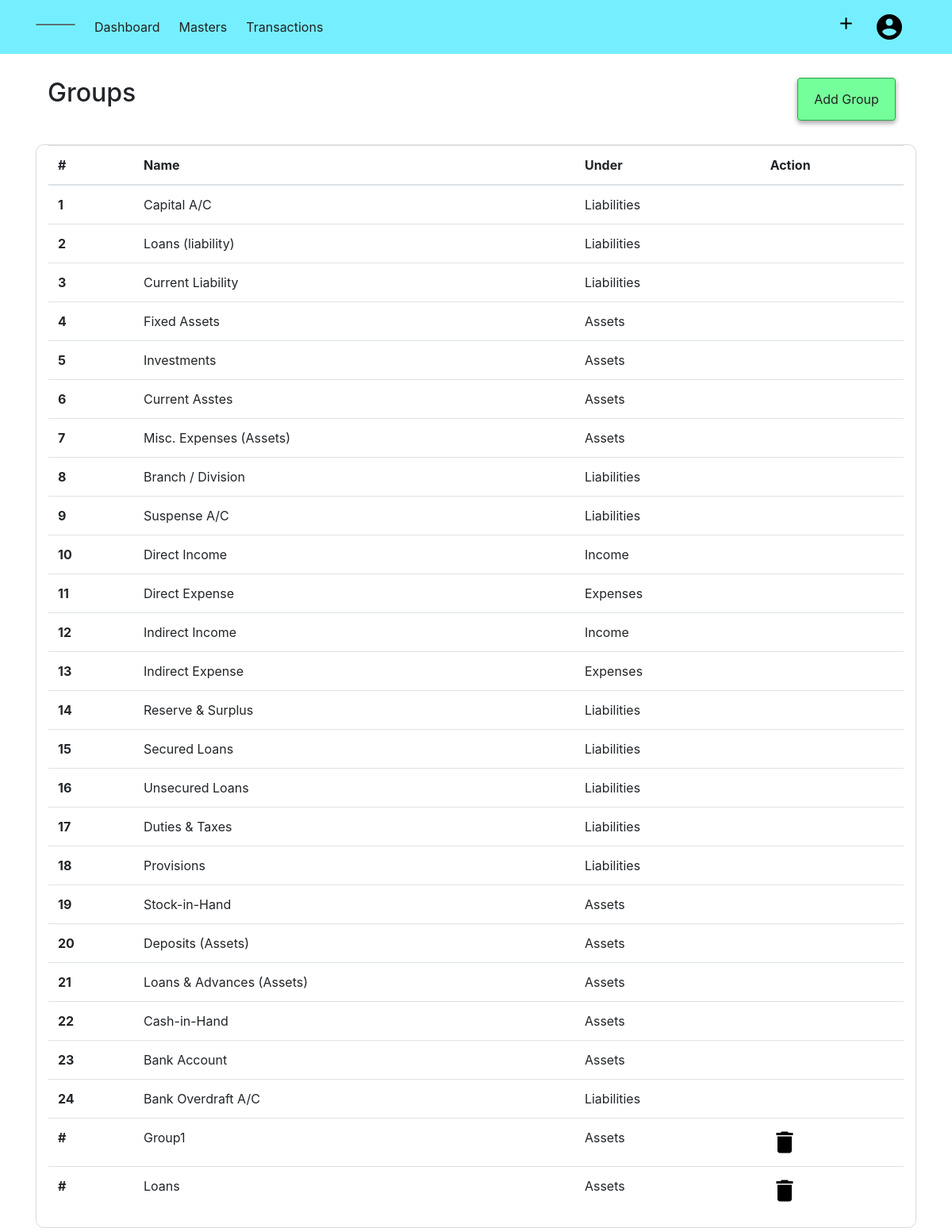
/groups (signed in), run on an earlier commit of the app's database.
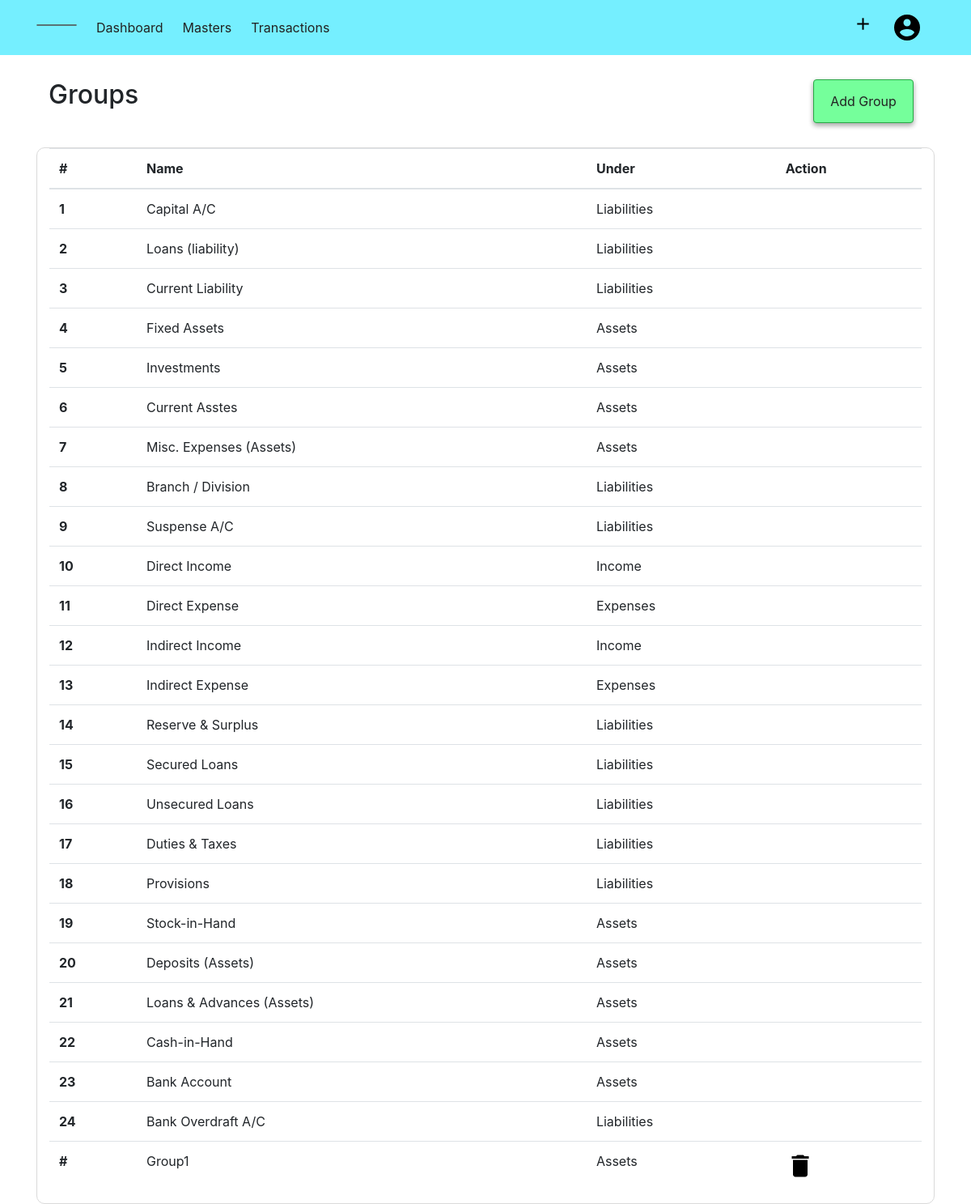
And on a later commit of the database.
### acsystem/models.py (models this page shows, shortened)
class FixedGroup(db.Model):
    id = db.Column(db.Integer, primary_key=True)
    name = db.Column(db.String(40), nullable=False)
    under = db.Column(db.String(20), nullable=False)

class Group(db.Model):
    id = db.Column(db.Integer, primary_key=True)
    name = db.Column(db.String(40), nullable=False)
    under = db.Column(db.String(20), nullable=False)
    company_id = db.Column(db.Integer, db.ForeignKey('company.id', ondelete="CASCADE"), nullable=False)

### acsystem/groupledger/routes.py (the view, shortened to what this page needs)
@groupledgers.route('/groups', methods=['GET','POST'])
@login_required
def group():
    form = GroupForm()
    groups = Group.query.filter_by(company_id = current_user.activecompany).all()
    fixedgroups = FixedGroup.query.all()
    return render_template('groupledger/showgroup.html', title="Groups", form=form, groups = groups, fixedgroups=fixedgroups )

### acsystem/models.py (called while the page is built)
@login_manager.user_loader
def load_user(user_id):
    return User.query.get(int(user_id))

### acsystem/templates/groupledger/showgroup.html (shortened to what this page needs)
{% from "renderfield.html" import render_field, render_doublefield %}
{% extends "layout.html"%}
{% block content %}
<div class="container">
    <div class="container-fluid">
        <h2 class="float-left">Groups</h2>
        <ul class="nav justify-content-end">
            <li class="btn btn-success">
                <a class="nav-link" data-toggle="modal" data-target="#creategroup">Add Group</a>
            </li>
        </ul>
    </div>
    <div class="container-fluid" style="border:1px solid rgb(218, 218, 218); border-radius:10px;">
        <table class="table table-hover">
            <thead>
                <tr>
                    <th scope="col">#</th>
                    <th scope="col">Name</th>
                    <th scope="col">Under</th>
                    <th scope="col">Action</th>
                </tr>
            </thead>
            <tbody>
                {% for group in fixedgroups %}
                <tr>
                    <th scope="row">{{group.id}}</th>
                    <td>{{ group.name }}</td>
                    <td>{{ group.under }}</td>
                    <td>
                    </td>
                {% endfor %}
                {% for group in groups %}
                <tr>
                    <th scope="row">#</th>
                    <td>{{ group.name }}</td>
                    <td>{{ group.under }}</td>
                    <td  class="deletegrp" >
                        <img style="cursor:pointer;" data-toggle="modal" data-target="#deletegroup" src="{{ url_for('static',filename='images/delete.png') }}" alt="Delete">
                    </td>
                {% endfor %}
            </tbody>
        </table>
    </div>
</div>
{% endblock content %}

### acsystem/templates/layout.html (shortened to what this page needs)
{% extends "header.html" %}
{% block body %}
<nav class="navbar navbar-expand-lg">
    <div class="container">
        <ul class="navbar-nav">
            <li>
                {% if activecomp %}
                <a class="navbar-brand" href="{{ url_for('company.companies') }}">{{ activecomp.companyname }} </a>
                {% else %}
                <a class="navbar-brand" href="{{ url_for('company.companies') }}">Select Company </a>
                {% endif %}
            </li>
            <li class="nav-item">
                <a class="nav-link" href="{{ url_for('users.dashboard')}}">Dashboard</a>
            </li>
            <li class="nav-item dropdown">
                <a class="nav-link dropdown-toggle" href="#" id="drop1" data-toggle="dropdown">
                    Masters
                </a>
            </li>
            <li class="nav-item dropdown">
                <a class="nav-link dropdown-toggle" href="#" id="drop2" data-toggle="dropdown">
                    Transactions
                </a>
            </li>
        </ul>
        <ul class="navbar-nav">
            <li class="nav-item dropdown">
                <a class="nav-link dropdown-toggle" href="#" id="dropadd" data-toggle="dropdown">
                    <img src="{{url_for('static', filename='images/add.png')}}" alt="+" width="25px;"></a>
            </li>
            <li class="nav-item dropdown">
                <a class="nav-link dropdown-toggle" href="#" id="dropaccount" data-toggle="dropdown">
                    <img src="{{ url_for('static', filename='images/user.png')}}" alt="Account">
                </a>
            </li>
        </ul>
    </div>
</nav>
    {% block content%} {% endblock %}
{% endblock %}

### acsystem/templates/header.html (shortened to what this page needs)
<!DOCTYPE html>
<html lang="en">
<head>
    <link rel="stylesheet" href="{{url_for('static', filename='bootstrap.css')}}">
    <link rel="stylesheet" href="{{url_for('static', filename='main.css')}}">
    <link rel="stylesheet" href="{{url_for('static', filename='style.css')}}">
    <link rel="stylesheet" href="https:/cdnjs.cloudflare.com/ajax/libs/toastr.js/latest/toastr.min.css">
</head>
<body>
        {% block body%} {% endblock %}
</body>
</html>

### acsystem/static/main.css (style rules this page uses)
a { color: rgb(34, 34, 34) !important; }

### acsystem/static/style.css (style rules this page uses)
.btn { -webkit-box-shadow: 0 3px 6px rgba(0, 0, 0, 0.16), 0 3px 6px rgba(0, 0, 0, 0.23); box-shadow: 0 3px 6px rgba(0, 0, 0, 0.16), 0 3px 6px rgba(0, 0, 0, 0.23); }
.dropdown ::after { display: none !important; }
.navbar-brand { color: rgba(0, 0, 0, 0.822); border: 1px solid rgba(83, 83, 83, 0.8); border-radius: 30px; padding: 0 1.5rem; }
.nav-item { display: block; padding-right: .5rem; }
.navbar-nav { -webkit-box-orient: horizontal !important; -webkit-box-direction: normal !important; -ms-flex-direction: row !important; flex-direction: row !important; }
.nav-link { color: rgba(12, 12, 12, 0.76); padding: .5rem !important; }
.navbar { background-color: #75efff; }
.btn { margin: 0 .7rem; }
.btn-success { background-color: #75ff9b !important; }
.container-fluid { margin-top: 30px !important; }

What changed in the data, as far as the page shows it:
removed Group: name "Loans", under "Assets"
